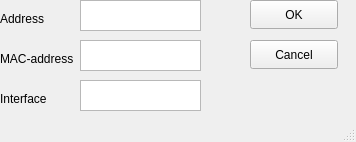
<?xml version="1.0" encoding="UTF-8"?>
<ui version="4.0">
 <class>MainWindow</class>
 <widget class="QMainWindow" name="MainWindow">
  <property name="geometry">
   <rect>
    <x>0</x>
    <y>0</y>
    <width>356</width>
    <height>142</height>
   </rect>
  </property>
  <property name="windowTitle">
   <string>Add Arp Entry</string>
  </property>
  <widget class="QWidget" name="centralwidget">
   <widget class="QTextEdit" name="addressField">
    <property name="geometry">
     <rect>
      <x>80</x>
      <y>0</y>
      <width>121</width>
      <height>31</height>
     </rect>
    </property>
   </widget>
   <widget class="QTextEdit" name="macField">
    <property name="geometry">
     <rect>
      <x>80</x>
      <y>40</y>
      <width>121</width>
      <height>31</height>
     </rect>
    </property>
   </widget>
   <widget class="QPushButton" name="cancelButton">
    <property name="geometry">
     <rect>
      <x>250</x>
      <y>40</y>
      <width>88</width>
      <height>29</height>
     </rect>
    </property>
    <property name="text">
     <string>Cancel</string>
    </property>
   </widget>
   <widget class="QLabel" name="label">
    <property name="geometry">
     <rect>
      <x>0</x>
      <y>10</y>
      <width>56</width>
      <height>17</height>
     </rect>
    </property>
    <property name="text">
     <string>Address</string>
    </property>
   </widget>
   <widget class="QPushButton" name="okButton">
    <property name="geometry">
     <rect>
      <x>250</x>
      <y>0</y>
      <width>88</width>
      <height>29</height>
     </rect>
    </property>
    <property name="text">
     <string>OK</string>
    </property>
   </widget>
   <widget class="QLabel" name="label_2">
    <property name="geometry">
     <rect>
      <x>0</x>
      <y>50</y>
      <width>81</width>
      <height>17</height>
     </rect>
    </property>
    <property name="text">
     <string>MAC-address</string>
    </property>
   </widget>
   <widget class="QLabel" name="label_4">
    <property name="geometry">
     <rect>
      <x>0</x>
      <y>90</y>
      <width>56</width>
      <height>17</height>
     </rect>
    </property>
    <property name="text">
     <string>Interface</string>
    </property>
   </widget>
   <widget class="QTextEdit" name="interfaceField">
    <property name="geometry">
     <rect>
      <x>80</x>
      <y>80</y>
      <width>121</width>
      <height>31</height>
     </rect>
    </property>
   </widget>
  </widget>
  <widget class="QStatusBar" name="statusbar"/>
 </widget>
 <resources/>
 <connections/>
</ui>
